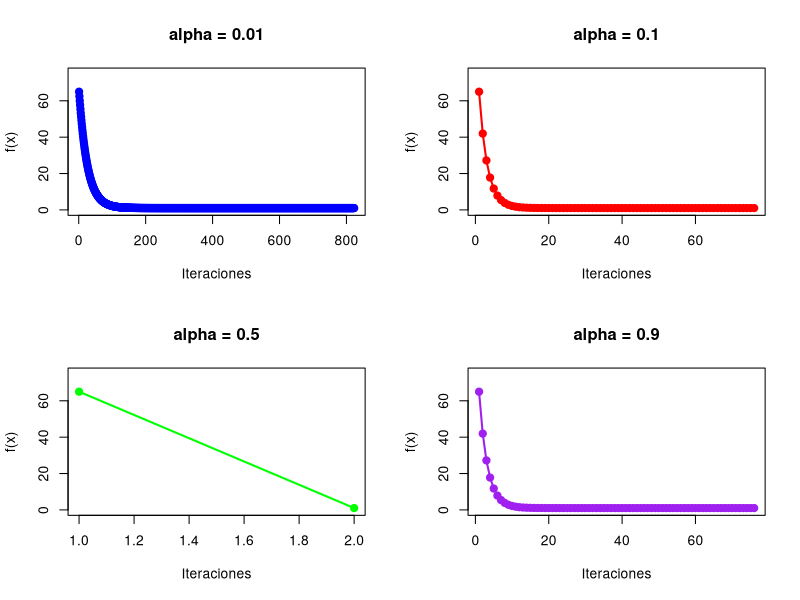

This figure's R source:
# Función objetivo
f <- function(x){
  return(x^2 + 4*x + 5)
}

# Gradiente de la función
grad_f <- function(x){
  return(2*x + 4)
}

# Parámetros
alphas <- c(0.01, 0.1, 0.5, 0.9)
max_iter <- 1000
tol <- 1e-6

# Lista para guardar resultados
resultados <- list()

# Descenso del gradiente para cada alpha
for (alpha in alphas) {
  x_actual <- -10
  f_hist <- numeric()
  
  for (i in 1:max_iter) {
    f_hist <- c(f_hist, f(x_actual))
    x_nuevo <- x_actual - alpha * grad_f(x_actual)
    
    # Actualizar antes del corte para evitar inconsistencia
    x_actual <- x_nuevo
    
    # Verificar criterio de detención
    if (abs(grad_f(x_actual)) < tol) {
      f_hist <- c(f_hist, f(x_actual))  # guardar valor final
      break
    }
  }
  
  resultados[[paste0("alpha_", alpha)]] <- list(
    iteraciones = i,
    minimo = f(x_actual),
    x = x_actual,
    f_hist = f_hist
  )
}

# Mostrar resumen de iteraciones y mínimos
for (nombre in names(resultados)) {
  cat(nombre, "→ iteraciones:", resultados[[nombre]]$iteraciones,
      "mínimo aproximado:", resultados[[nombre]]$minimo, "\n")
}

# Gráficos individuales para cada alpha
par(mfrow = c(2, 2))
colors <- c("blue", "red", "green", "purple")

for (i in seq_along(alphas)) {
  nombre <- paste0("alpha_", alphas[i])
  f_hist <- resultados[[nombre]]$f_hist
  
  if (length(f_hist) > 1) {
    plot(f_hist, type = "o", col = colors[i], pch = 19, lwd = 2,
         xlab = "Iteraciones", ylab = "f(x)",
         main = paste("alpha =", alphas[i]),
         ylim = c(0, max(f_hist) + 10))
  } else {
    plot(1, type = "n", xlab = "Iteraciones", ylab = "f(x)",
         main = paste("alpha =", alphas[i]))
    text(1, 1, "Sin datos válidos", col = "red")
  }
}
